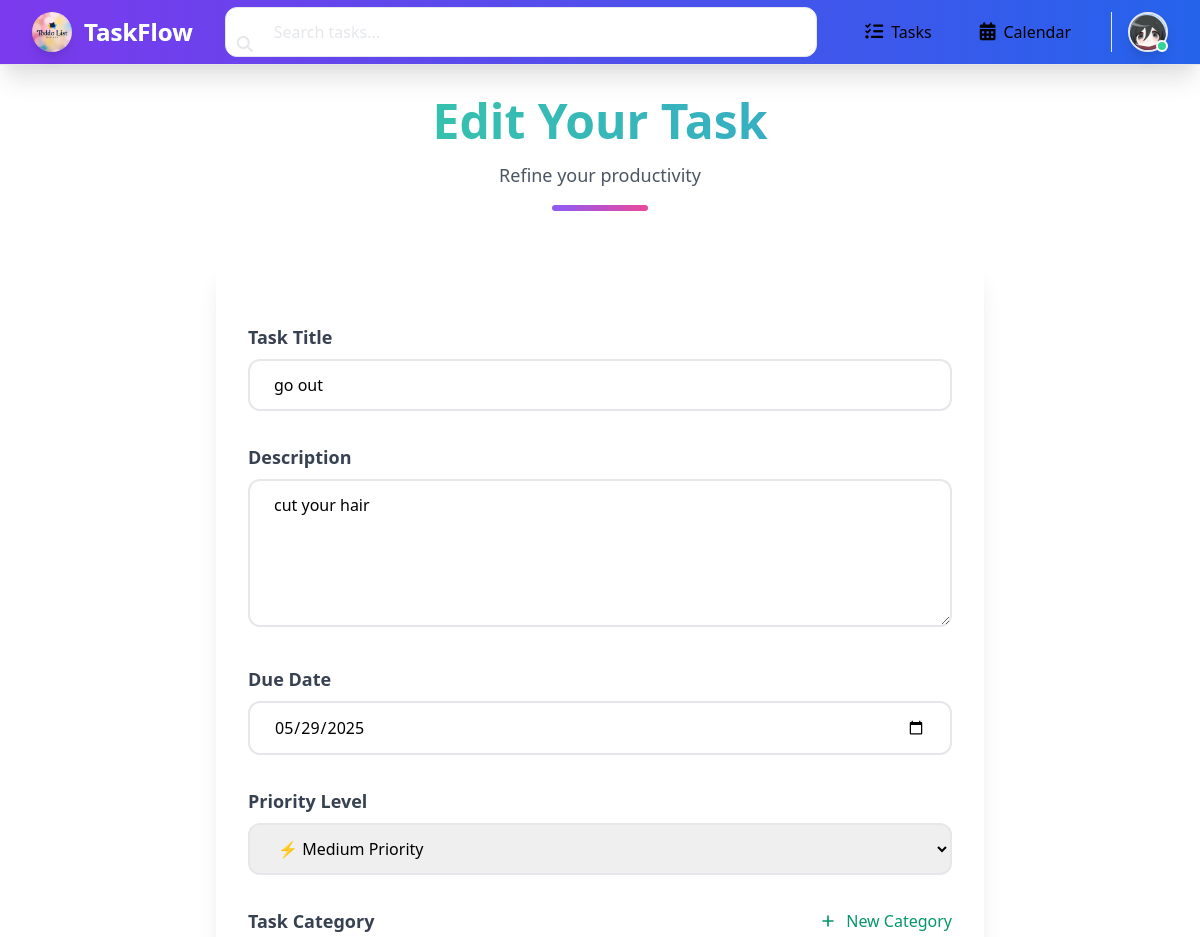
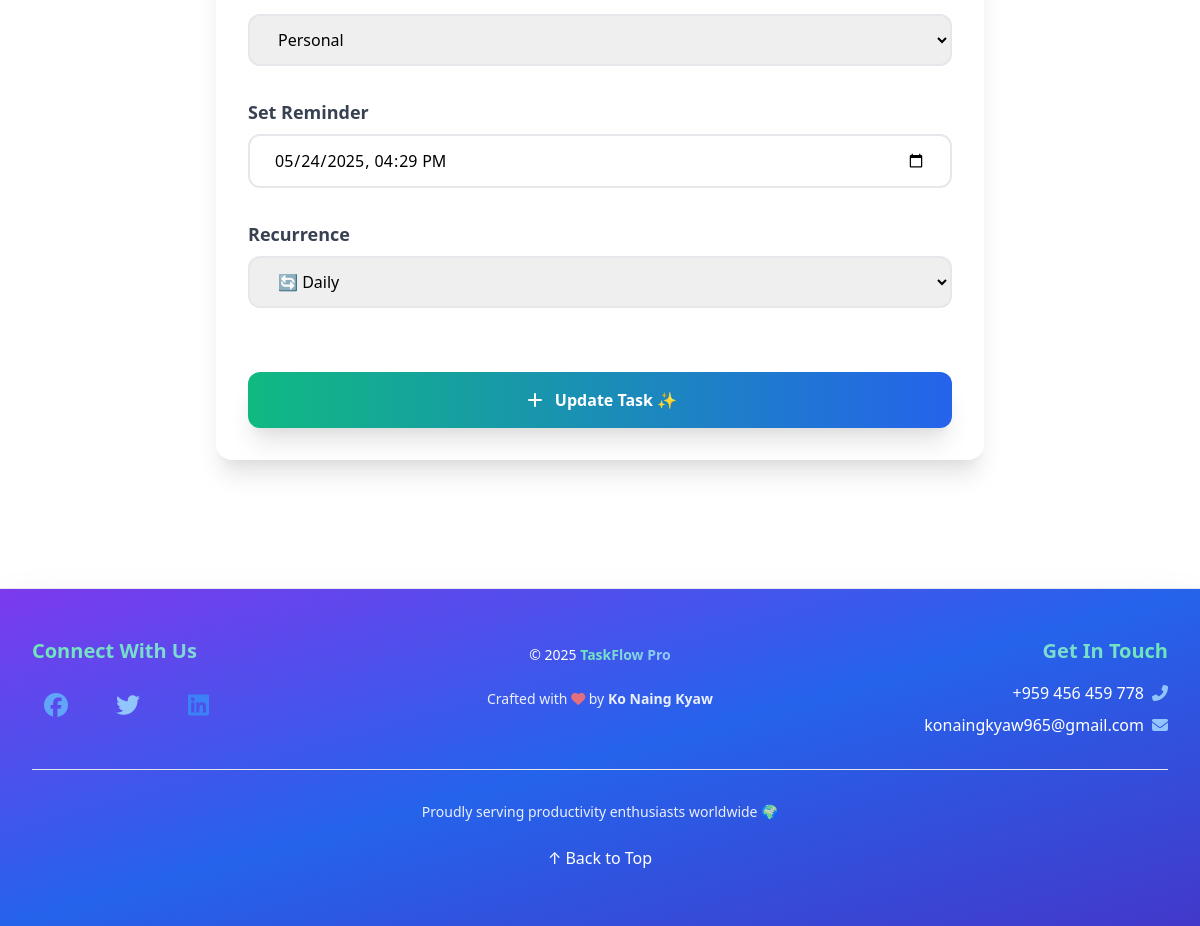
The page /task_update/77/ (signed in) on the database its author committed (2 pictures, top to bottom).
### myapp/models.py (models this page shows, shortened)
class Profile(models.Model):
    user = models.OneToOneField(User, on_delete=models.CASCADE)
    profile_pic = models.ImageField(
        upload_to='profile_pics/',
        default='default_profile_pic.jpg'
    )
    bio = models.TextField(blank=True, null=True)

class Task(models.Model):
    PRIORITY_CHOICES = [
        ('High', 'High'),
        ('Medium', 'Medium'),
        ('Low', 'Low'),
    ]
    RECURRENCE_CHOICES = [
        ('none', 'None'),
        ('daily', 'Daily'),
        ('weekly', 'Weekly'),
        ('monthly', 'Monthly'),
    ]
    user = models.ForeignKey(User, on_delete=models.CASCADE ,null=True)
    shared_users = models.ManyToManyField(User, related_name='shared_tasks', blank=True)
    title = models.CharField(max_length=200)
    description = models.TextField(blank=True, null=True)
    created_at = models.DateTimeField(auto_now_add=True)
    due_date = models.DateTimeField(null=True, blank=True)
    is_completed = models.BooleanField(default=False)
    category = models.ForeignKey(
        Category,
        on_delete=models.SET_NULL,
        null=True,
        blank=True
    )
    priority = models.CharField(max_length=10, choices=PRIORITY_CHOICES, default='Medium')
    reminder = models.DateTimeField(null=True, blank=True)
    recurrence = models.CharField(max_length=10, choices=RECURRENCE_CHOICES, default='none')
    parent_task = models.ForeignKey(
        'self',
        on_delete=models.CASCADE,
        null=True,
        blank=True,
        related_name='subtasks'
    )
    order = models.PositiveIntegerField(default=0)
    class Meta:
        unique_together = ['title', 'due_date', 'user']
        ordering = ['order', '-created_at']

class Category(models.Model):
    name = models.CharField(max_length=100)
    user = models.ForeignKey(User, on_delete=models.CASCADE)
    class Meta:
        unique_together = ('user', 'name')
        ordering = ['name']

### myapp/views.py (the view)
# urls.py: path("task_update/<int:task_id>/", views.task_update, name="task_update"),
@login_required(login_url="login")
def task_update(request, task_id):
    task = get_object_or_404(Task, id=task_id)
    if task.user != request.user:
        raise Http404
    categories = Category.objects.filter(user=request.user)
    if request.method == "POST":
        form = TaskForm(request.POST, instance=task)
        if form.is_valid():
            try:
                task = form.save(commit=False)
                handle_category(request, task)
                task.save()
                form.save_m2m()
                messages.success(request, "Task updated successfully")
                return redirect("task_list")
            except IntegrityError:
                messages.error(request, "Duplicate task detected!")
            except Exception as e:
                messages.error(request, f"Error updating task: {str(e)}")
            return redirect("task_list")
        else:
            messages.error(request, "Please correct the errors below.")
    else:
        form = TaskForm(instance=task)
    return render(request, "task_create.html", {
        "form": form,
        "categories": categories,
        "task": task
    })

### myapp/forms.py
class TaskForm(forms.ModelForm):
    shared_users = forms.ModelMultipleChoiceField(
        queryset=User.objects.all(),
        required=False,
        widget=forms.CheckboxSelectMultiple,
        label="Share with users"
    )
    class Meta:
        model = Task
        fields = ['title', 'description', 'due_date', 'is_completed', 'category', 'priority', 'reminder', 'recurrence', 'parent_task', 'shared_users']
        widgets = {
            'due_date': forms.DateTimeInput(attrs={'type': 'datetime-local'}),
            'reminder': forms.DateTimeInput(attrs={'type': 'datetime-local'}),
        }

### myapp/context_processors.py (called while the page is built)
def profile_context(request):
    if request.user.is_authenticated:
        try:
            profile = Profile.objects.get(user=request.user)
        except Profile.DoesNotExist:
            profile = None
    else:
        profile = None
    return {'profile': profile}

### myapp/templates/task_create.html (shortened to what this page needs)
{% extends 'base.html' %}
{% block body %}
<div class="container mx-auto px-4 py-8">
  {% if user.is_authenticated %}
    <div class="mb-12 text-center">
      <h1 class="text-5xl font-extrabold mb-4 text-transparent bg-clip-text bg-gradient-to-r from-green-400 via-blue-500 to-purple-600 animate-gradient-shift">
      </h1>
      <p class="text-gray-600 dark:text-gray-400 text-lg font-medium">
        {% if task.id %}Refine your productivity{% else %}Craft your next achievement{% endif %}
      </p>
      <div class="mt-4 w-24 h-1.5 bg-gradient-to-r from-purple-500 to-pink-500 rounded-full mx-auto"></div>
    </div>
    <form method="post"
          action="{% if task.id %}{% url 'task_update' task.id %}{% else %}{% url 'task_create' %}{% endif %}"
          class="bg-white dark:bg-gray-900 shadow-xl rounded-2xl p-8 max-w-3xl mx-auto space-y-8 transition-all duration-300 hover:shadow-2xl">
      <div class="space-y-2">
        <label for="title" class="block text-lg font-semibold text-gray-700 dark:text-gray-300">Task Title</label>
        <input type="text" id="title" name="title" required
               class="w-full px-6 py-3 border-2 border-gray-200 rounded-xl focus:outline-none focus:border-green-500
                      dark:bg-gray-800 dark:border-gray-700 dark:text-white transition-all duration-300
                      placeholder-gray-400 dark:placeholder-gray-500"
               placeholder="Enter task title"
               value="{% if form.title.value %}{{ form.title.value }}{% elif task.title %}{{ task.title }}{% endif %}">
      </div>
      <div class="space-y-2">
        <label for="description" class="block text-lg font-semibold text-gray-700 dark:text-gray-300">Description</label>
        <textarea id="description" name="description" rows="5"
                  class="w-full px-6 py-3 border-2 border-gray-200 rounded-xl focus:outline-none focus:border-green-500
                         dark:bg-gray-800 dark:border-gray-700 dark:text-white transition-all duration-300
                         placeholder-gray-400 dark:placeholder-gray-500"
                  placeholder="Describe your task...">{% if form.description.value %}{{ form.description.value }}{% elif task.description %}{{ task.description }}{% endif %}</textarea>
      </div>
      <div class="space-y-2">
        <label for="due_date" class="block text-lg font-semibold text-gray-700 dark:text-gray-300">Due Date</label>
        <input type="date" id="due_date" name="due_date"
               class="w-full px-6 py-3 border-2 border-gray-200 rounded-xl focus:outline-none focus:border-green-500
                      dark:bg-gray-800 dark:border-gray-700 dark:text-white transition-all duration-300"
               value="{% if form.due_date.value %}{{ form.due_date.value|date:'Y-m-d' }}{% elif task.due_date %}{{ task.due_date|date:'Y-m-d' }}{% endif %}">
      </div>
      <div class="space-y-2">
        <label for="priority" class="block text-lg font-semibold text-gray-700 dark:text-gray-300">Priority Level</label>
        <select id="priority" name="priority"
                class="w-full px-6 py-3 border-2 border-gray-200 rounded-xl focus:outline-none focus:border-green-500
                       dark:bg-gray-800 dark:border-gray-700 dark:text-white transition-all duration-300">
          <option value="Medium" {% if form.priority.value == "Medium" or task.priority == "Medium" %}selected{% endif %}>⚡ Medium Priority</option>
        </select>
      </div>
      <div class="space-y-4">
        <div class="flex items-center justify-between">
          <label class="block text-lg font-semibold text-gray-700 dark:text-gray-300">Task Category</label>
          <button type="button" onclick="toggleCategoryCreation()"
                  class="text-green-600 hover:text-green-700 font-medium flex items-center gap-2 transition-all">
            <svg class="w-5 h-5" fill="none" stroke="currentColor" viewBox="0 0 24 24">
              <path stroke-linecap="round" stroke-linejoin="round" stroke-width="2" d="M12 6v6m0 0v6m0-6h6m-6 0H6"></path>
            </svg>
            New Category
          </button>
        </div>
        <div id="existingCategory">
          <select name="category" class="w-full px-6 py-3 border-2 border-gray-200 rounded-xl focus:outline-none focus:border-green-500
                                       dark:bg-gray-800 dark:border-gray-700 dark:text-white transition-all duration-300">
            {% for category in categories %}
              <option value="{{ category.id }}"
                {% if task.category.id == category.id %}selected{% endif %}>
                {{ category.name }}
              </option>
            {% endfor %}
          </select>
        </div>
      </div>
      <div class="space-y-2">
        <label for="reminder" class="block text-lg font-semibold text-gray-700 dark:text-gray-300">Set Reminder</label>
        <input type="datetime-local" id="reminder" name="reminder"
               class="w-full px-6 py-3 border-2 border-gray-200 rounded-xl focus:outline-none focus:border-green-500
                      dark:bg-gray-800 dark:border-gray-700 dark:text-white transition-all duration-300"
               value="{% if form.reminder.value %}{{ form.reminder.value|date:'Y-m-d\TH:i' }}{% elif task.reminder %}{{ task.reminder|date:'Y-m-d\TH:i' }}{% endif %}">
      </div>
      <div class="space-y-2">
        <label for="recurrence" class="block text-lg font-semibold text-gray-700 dark:text-gray-300">Recurrence</label>
        <select id="recurrence" name="recurrence"
                class="w-full px-6 py-3 border-2 border-gray-200 rounded-xl focus:outline-none focus:border-green-500
                       dark:bg-gray-800 dark:border-gray-700 dark:text-white transition-all duration-300">
          <option value="daily" {% if form.recurrence.value == "daily" or task.recurrence == "daily" %}selected{% endif %}>🔄 Daily</option>
        </select>
      </div>
      <div class="pt-8">
        <button type="submit"
                class="w-full bg-gradient-to-r from-green-500 to-blue-600 hover:from-green-600 hover:to-blue-700
                       text-white font-bold px-8 py-4 rounded-xl shadow-xl transition-all duration-300 transform
                       hover:scale-[1.02] flex items-center justify-center gap-2">
          <svg class="w-6 h-6" fill="none" stroke="currentColor" viewBox="0 0 24 24">
            <path stroke-linecap="round" stroke-linejoin="round" stroke-width="2" d="M12 6v6m0 0v6m0-6h6m-6 0H6"></path>
          </svg>
          {% if task.id %}Update Task ✨{% else %}Create Magic 🚀{% endif %}
        </button>
      </div>
    </form>
  {% endif %}
</div>
{% endblock %}

### templates/header.html (shortened to what this page needs)
{% load static %}
<nav class="bg-gradient-to-r from-purple-600 to-blue-600 shadow-xl backdrop-blur-md border-b border-white/10">
  <div class="max-w-7xl mx-auto px-4 sm:px-6 lg:px-8">
    <div class="flex items-center justify-between h-16">
      <div class="flex items-center space-x-3 flex-shrink-0">
        <a href="{% url 'home' %}" class="flex items-center space-x-3 group">
          <img src="{% static 'images/app-logo.jpg' %}" alt="App Logo"
               class="w-10 h-10 rounded-full shadow-lg transform transition-all duration-300 group-hover:rotate-12 group-hover:scale-110">
          <span class="text-white text-2xl font-bold bg-gradient-to-r from-green-300 to-blue-300 bg-clip-text text-transparent">
            TaskFlow
          </span>
        </a>
      </div>
      <div class="hidden lg:flex flex-1 max-w-2xl mx-8">
        <form method="get" action="{% url 'task_list' %}" class="w-full">
          <div class="relative">
            <input name="search" value="{{ search_query|default:'' }}"
                   class="w-full pl-12 pr-4 py-3 rounded-xl bg-white/10 backdrop-blur-sm border border-white/20
                          text-white placeholder-gray-200 focus:outline-none focus:ring-2 focus:ring-green-400
                          focus:border-transparent transition-all"
                   type="search"
                   placeholder="Search tasks...">
            <button type="submit" class="absolute left-3 top-1/2 -translate-y-1/2 text-gray-200">
              <i class="fa-solid fa-magnifying-glass"></i>
            </button>
          </div>
        </form>
      </div>
      <div class="hidden lg:flex items-center space-x-6">
        <div class="flex space-x-4">
          <a href="{% url 'task_list' %}"
             class="px-4 py-2.5 rounded-lg flex items-center space-x-2 text-white/90 hover:text-white
                    hover:bg-white/10 transition-all duration-200">
            <i class="fa-solid fa-list-check text-lg"></i>
            <span>Tasks</span>
          </a>
          <a href="{% url 'calendar' %}"
             class="px-4 py-2.5 rounded-lg flex items-center space-x-2 text-white/90 hover:text-white
                    hover:bg-white/10 transition-all duration-200">
            <i class="fa-solid fa-calendar-days text-lg"></i>
            <span>Calendar</span>
          </a>
        </div>
        <div class="ml-4 flex items-center space-x-4 border-l border-white/20 pl-4">
          {% if user.is_authenticated %}
            <div class="relative group">
              <a href="{% url 'profile' %}" class="flex items-center space-x-3">
                <div class="relative">
                  <img src="{% if profile.profile_pic %}{{ profile.profile_pic.url }}{% else %}{% static 'images/default-profile.jpg' %}{% endif %}"
                       class="w-10 h-10 rounded-full border-2 border-white/30 hover:border-green-400
                              transition-all duration-300 shadow-lg">
                  <div class="absolute bottom-0 right-0 w-3 h-3 bg-green-400 rounded-full border-2 border-white"></div>
                </div>
              </a>
            </div>
          {% endif %}
        </div>
      </div>
    </div>
  </div>
</nav>

### myapp/templates/task_create.html (style rules this page uses)
.animate-gradient-shift { background-size: 300% 300%; animation: gradient-shift 8s ease infinite; }

### rows shown on the page
Profile: profile_pic (picture)
Task: title "go out", description "cut your hair", priority "⚡ Medium Priority", category "Personal", recurrence "🔄 Daily"
